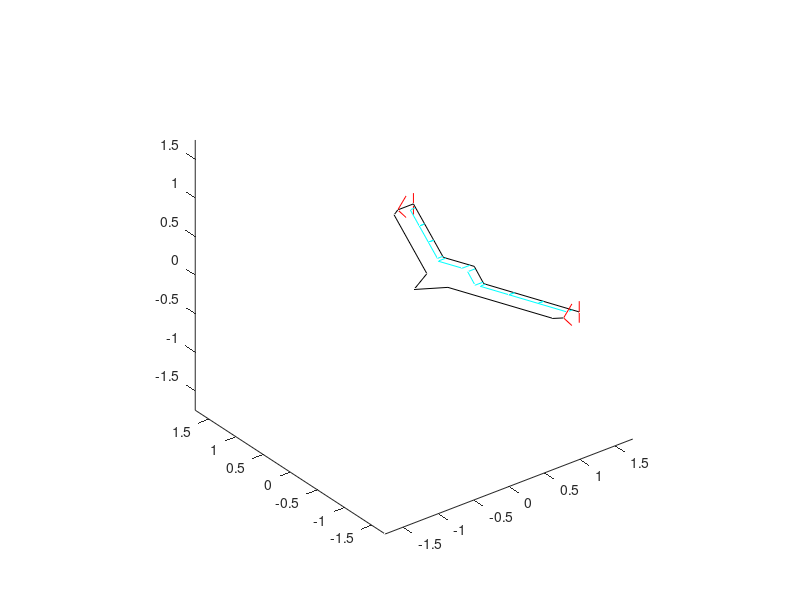

Here is the MATLAB script that generated this plot:
function [acgeom,LE,TE,LwlLE,LwlTE,RwlLE,RwlTE,CSVertices] =  Geri_Outline
%Drawing_Geri   Outline of the aircraft planform
%   This script defines the outline of the aircraft planform and winglets
%
%   All the outputs are in SI units
%   - acgeom: A structure containing the following field
%       - cRoot: Root chord
%       - WingSpan: Wing span
%       - BodySpan: Span of the centrebody defined by the outer edge of the
%           body flaps
%       - WingletHalfHeight: Half the height of the winglet
%       - BodyFlapChordSize: Body flap size along the chord
%       - WingFlapChordSize = Wing flap size along the chord
%       - AllFlapYEdges: NumFlaps-by-2 matrix where the first column
%           contains y-coodinate of the inner (close to root) edge of 
%           the control surfaces. The rows are correspond to the
%           control surfaces in the order [L1,L2,L3,L4,R1,R2,R3,R4]
%   - LE: A 3-by-N matrix where each column provides [x;y;z] coordinates 
%       of N points on the leading edge of the aircraft planform. The
%       columns of points are ordered from left to right.
%   - TE: Same as LE for M points on trailing edge
%   - LwlLE: Same for leading edge of the left winglet
%   - LwlTE: Same for trailing edge of the left winglet
%   - RwlLE: Same for leading edge of the right winglet
%   - RwlTE: Same for trailing edge of the right winglet
%   - CSVertices: 3-by-4-by-NFlaps array where CSVertices(:,:,i) describes
%       the [x,y,z] coordinates of the 4 vertices of the ith control 
%       surface in the order [L1,L2,L3,L4,R1,R2,R3,R4]. The vertices are
%       ordered as [inner TE, inner hinge-line, outer hinge-line, outer TE]
% 
%   The points are defined in a coordinate frame with:
%       A) Origin at the vehicle nose, 
%       B) +x pointing to rear or aircraft, and 
%       C) +y pointing starboard (to the right when looking forward)
%       D) +z pointing upward 

%% Setup
% Option to toggle figure displays
displayfigs = true;

%% Geometric definitions
cRoot = 0.8522;     % Root chord, m
b = 3.055;          % Total span, m
h = 0.1397;         % Winglet half height, m

% Flap Sizes
% Note: The actual flaps are aligned perpendicular to the trailing
% edge.  These flap dimensions are approximate and aligned with the
% flow (+x) direction.  See more detailed comments below.
cbf = 0.1112;            % Body flap size along chord, m 
cwf = 0.0757;            % Wing flap size along chord, m 

% Left/right edges for flaps on right side of the aircraft
% FlapY(i,:) contains the (approximate) y-coordinates for the left
% and right side of flap i. 
FlapY = [0.0497 0.3405; ...
         0.3934 0.7437; ...
         0.7437 1.0941; ...
         1.0941 1.4444];

% Define span of body (fuselage) by the outer edge of body flap
BodySpan = 2*FlapY(1,2);     
     
% Store basic geometric data in a structure
acgeom.cRoot = cRoot;
acgeom.WingSpan = b;
acgeom.BodySpan = BodySpan;
acgeom.WingletHalfHeight = h;
acgeom.BodyFlapChordSize = cbf;
acgeom.WingFlapChordSize = cwf;
acgeom.AllFlapYEdges = [-fliplr(FlapY); FlapY];

%% Leading edge of aircraft planform
% LE is a 3-by-N matrix where each column provides [x;y;z] coordinates 
% (in m) of a point on the leading edge of the aircraft planform.
% The columns of points are ordered from left to right wingtip, i.e.
% in order of increasing values of y.
% Note: The wing sweep is approximately 22degs.

% Leading edge nose
p0 = [0; 0; 0];                    

% Leading edge right 
p1R = [0.331; 0.194; 0];           % First kink in right LE
p2R = [0.842; 1.464; 0];           % Second kink in right LE
p3R = [0.943; b/2; 0];            % Wingtip on right LE

% Leading edge left (symmetric about centerline)
p1L = p1R; p1L(2)=-p1L(2);
p2L = p2R; p2L(2)=-p2L(2);
p3L = p3R; p3L(2)=-p3L(2);

% Leading Edge: Points ordered from left wingtip to right wingtip
LE = [p3L p2L p1L p0 p1R p2R p3R];

%% Trailing edge of aircraft planform
% TE is a 3-by-M matrix where each column provides [x;y;z] coordinates 
% (in m) of a point on the trailing edge of the aircraft planform.
% The columns of points are ordered from left to right wingtip, i.e.
% in order of increasing values of y.

% Trailing edge nose
p0 = [cRoot; 0; 0];                    

% Trailing edge right 
p1R = [0.700; 0.372; 0];        % Kink in right TE
p2R = [1.164; b/2; 0];          % Wingtip on right TE

% Leading edge left (symmetric about centerline)
p1L = p1R; p1L(2)=-p1L(2);
p2L = p2R; p2L(2)=-p2L(2);

% Leading Edge: Points ordered from left wingtip to right wingtip
TE = [p2L p1L p0 p1R p2R];

%% Full aircraft planform (LE and TE)
Planform = [LE fliplr(TE)];

%% Right winglet
% The winglet is symmetric above and below the planform.
p1R  = [1.060; b/2; -h];        % LE of right winglet at bottom
p2R  = [LE(1,end); b/2; 0];     % LE of right winglet at planform  
p3R  = [1.060; b/2; h];         % LE of right winglet at top

p4R  = [TE(1,end); b/2; -h];    % TE of right winglet at bottom
p5R  = [TE(1,end); b/2; h];     % TE of right winglet at top

RwlLE = [p1R p2R p3R];
RwlTE =[p4R p5R];

%% Left winglet
LwlLE = RwlLE;
LwlLE(2,:) = -LwlLE(2,:);

LwlTE = RwlTE;
LwlTE(2,:) = -LwlTE(2,:);

%% Control surfaces
% RCS is a 3-by-4-by-4 array where RCS(:,:,i) describes the outline
% of control surface i on the right side of the aircraft. Each
% column of RCS(:,:,i) provides [x;y;z] coordinates (in m) of a point on 
% the control surface.  The control surfaces are numbered from right
% body flap (i=1) to outer most wing surface (i=4).
%
% LCS is defined similarly for the control surfaces on the left side.
% These control surfaces are also numbered from left body flap (i=1) to 
% outer most wing surface (i=4).
%
% Note: The left/right edges of the control surfaces are perpendicular to
% the trailing edge of the aircraft.  These edges do not align with the
% flow direction. A slightly modified version of the control surfaces are 
% defined below with edges aligned with the flow direction. (This is 
% required for the DLM/VLM code).  The y-coordinate of the left edge is
% defined as the average y-coordinate of the actual left edge.  The right
% edge is defined similarly.  The top/bottom edges are defined parallel
% to the trailing edge with. The dimensions are defined to maintain the
% same area and centroid as the original flap.

% Interpolate to find locations of flap trailing edge x-coordinates
FlapX = interp1( TE(2,:), TE(1,:), FlapY);

% Right and Left Control Surfaces
RCS = zeros(3,4,4);
LCS = RCS;
for i=1:4    
    if i==1
        % Body Flap
        d = cbf;
    else
        % Wing Flaps
        d = cwf;
    end
       
    p1 = [FlapX(i,1); FlapY(i,1); 0];
    p2 = [FlapX(i,1)-d; FlapY(i,1); 0];
    p3 = [FlapX(i,2)-d; FlapY(i,2); 0];
    p4 = [FlapX(i,2); FlapY(i,2); 0];
    
    RCS(:,:,i) = [p1 p2 p3 p4];
    LCS(:,:,i) = fliplr(RCS(:,:,i));
    LCS(2,:,i) = -LCS(2,:,i);
end
CSVertices = cat(3,LCS,RCS);

%% Display aircraft outline
if displayfigs
    figure
    plot3(Planform(1,:),Planform(2,:),Planform(3,:),'k');
    axis([-1.75 1.75 -1.75 1.75 -1.75 1.75]);
    hold on;
    plot3(LwlLE(1,:),LwlLE(2,:),LwlLE(3,:),'r');
    plot3(LwlTE(1,:),LwlTE(2,:),LwlTE(3,:),'r');
    plot3(RwlLE(1,:),RwlLE(2,:),RwlLE(3,:),'r');
    plot3(RwlTE(1,:),RwlTE(2,:),RwlTE(3,:),'r');
    axis equal
    
    for i=1:4
        plot3(RCS(1,:,i), RCS(2,:,i), RCS(3,:,i),'c');
        plot3(LCS(1,:,i), LCS(2,:,i), LCS(3,:,i),'c');
    end    
    hold off
end
